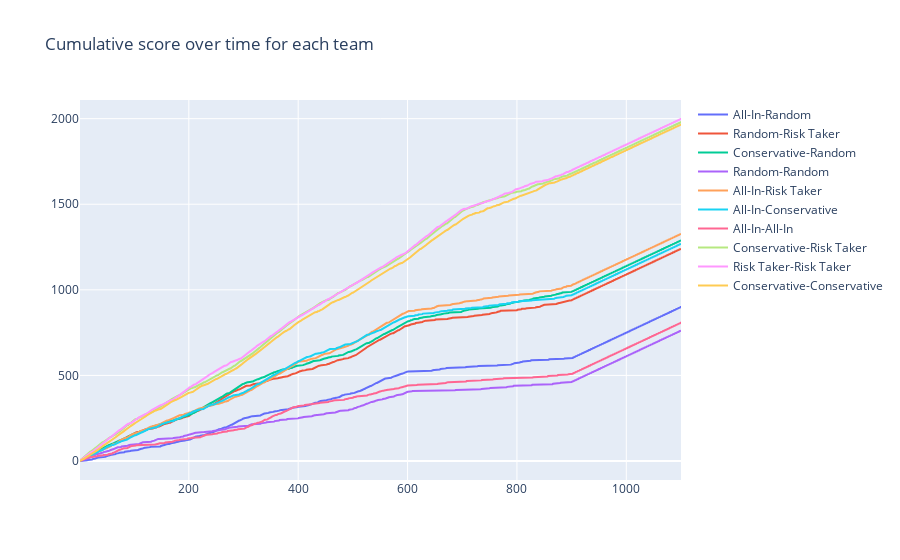

Notebook source saved alongside this figure:
### Markdown cell above
### Results

### Code cell
tournament.plot_cumulative_score()

### Figure 1 — Plotly figure (JSON) as saved in the notebook; plotly's stock layout.template omitted (floating-point values rounded to 4 significant figures; data arrays with more than 128 entries replaced by an {"elided": "..."} marker saying what was removed)
{"data": [{"name": "All-In-Random", "x": {"elided": "1100 int values"}, "y": {"elided": "1100 int values"}, "type": "scatter"}, {"name": "Random-Risk Taker", "x": {"elided": "1100 int values"}, "y": {"elided": "1100 int values"}, "type": "scatter"}, {"name": "Conservative-Random", "x": {"elided": "1100 int values"}, "y": {"elided": "1100 int values"}, "type": "scatter"}, {"name": "Random-Random", "x": {"elided": "1100 int values"}, "y": {"elided": "1100 int values"}, "type": "scatter"}, {"name": "All-In-Risk Taker", "x": {"elided": "1100 int values"}, "y": {"elided": "1100 int values"}, "type": "scatter"}, {"name": "All-In-Conservative", "x": {"elided": "1100 int values"}, "y": {"elided": "1100 int values"}, "type": "scatter"}, {"name": "All-In-All-In", "x": {"elided": "1100 int values"}, "y": {"elided": "1100 int values"}, "type": "scatter"}, {"name": "Conservative-Risk Taker", "x": {"elided": "1100 int values"}, "y": {"elided": "1100 int values"}, "type": "scatter"}, {"name": "Risk Taker-Risk Taker", "x": {"elided": "1100 int values"}, "y": {"elided": "1100 int values"}, "type": "scatter"}, {"name": "Conservative-Conservative", "x": {"elided": "1100 int values"}, "y": {"elided": "1100 int values"}, "type": "scatter"}], "layout": {"xaxis": {"anchor": "y", "domain": [0.0, 1.0]}, "yaxis": {"anchor": "x", "domain": [0.0, 1.0]}, "title": {"text": "Cumulative score over time for each team"}}}
